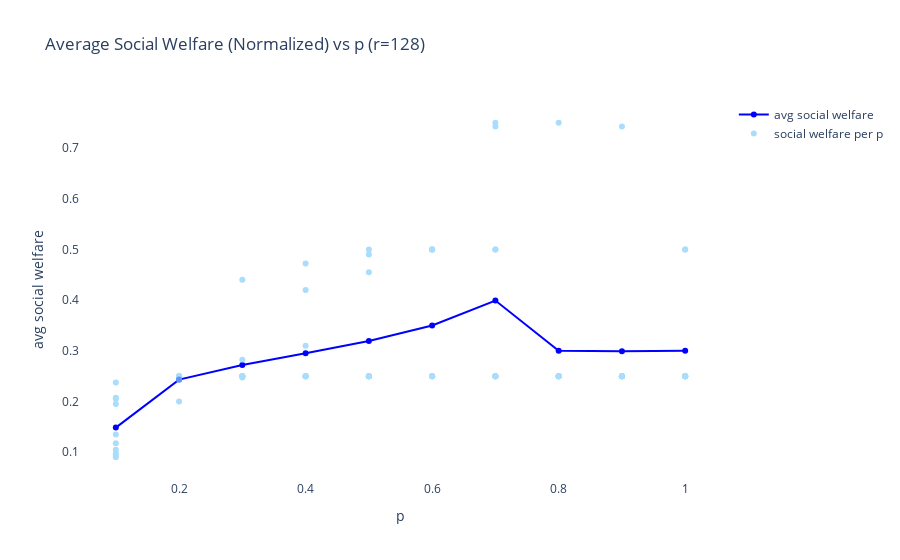
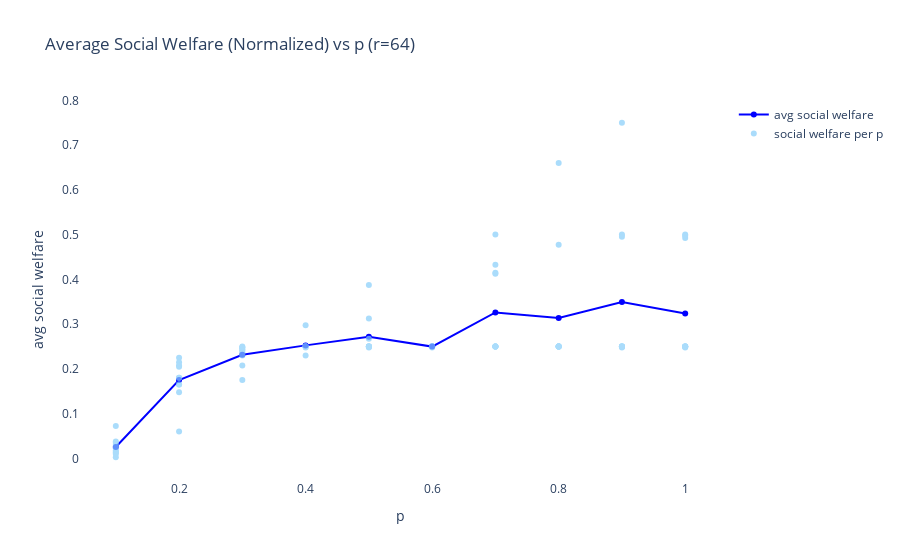
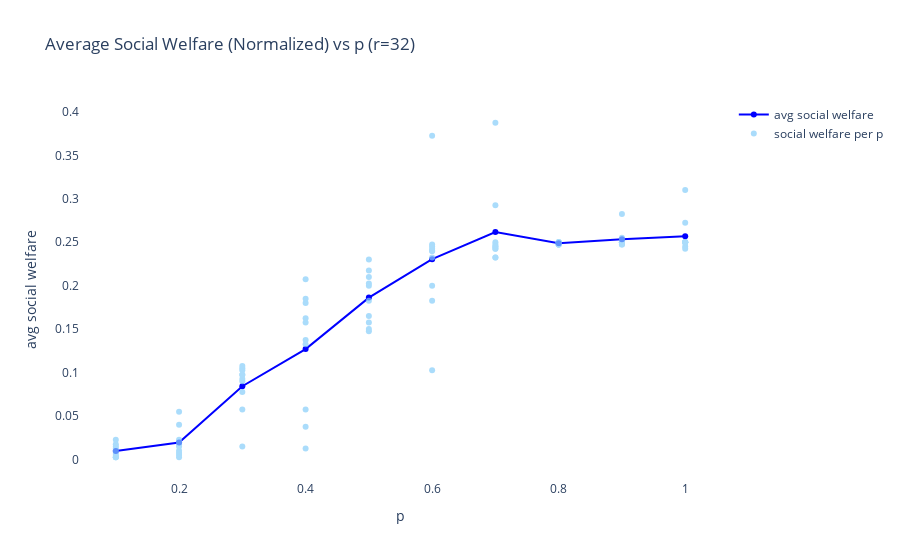
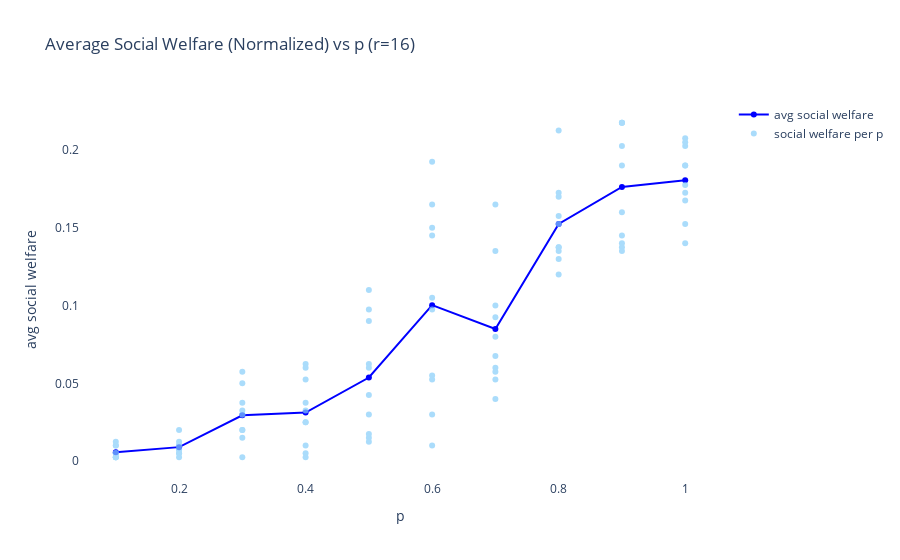

Write notebook code for charts like these, in order.
### Markdown cell above
## Even resource distribution

### Code cell
run_sim(create_sbm)
